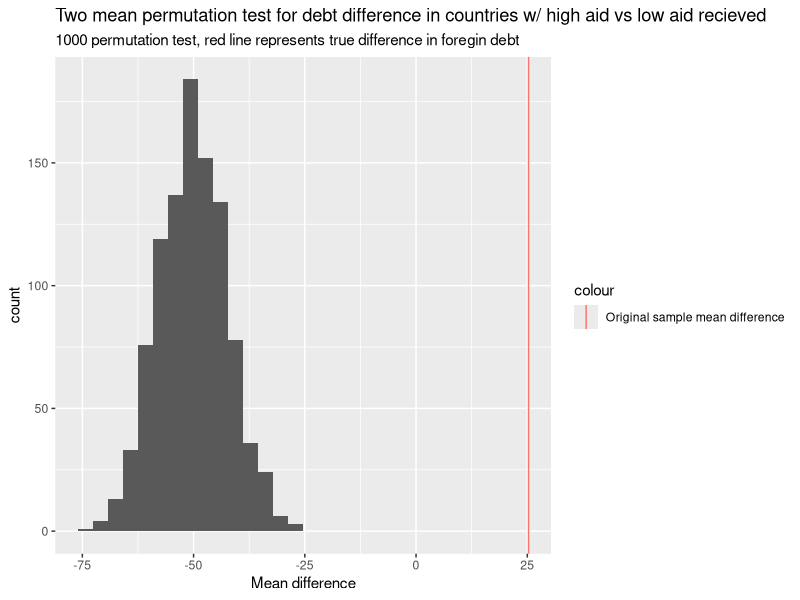

The R source for this figure:
## ---- chunk 1
knitr::opts_chunk$set(echo = FALSE)
## ---- chunk 2

# setting up libraries, reading in datasets

library(tidyverse)

debt <- read.csv("debt.csv")
aid <- read.csv("aid.csv")


# tidying datasets

aid_edit <- aid %>%
  select(-country)

debt_edit <- debt %>%
  select(-country)

aid <- aid %>%
  gather(colnames(aid_edit), key = "year", value = "dollars_per_person")

debt <- debt %>%
  gather(colnames(debt_edit), key = "year", value = "percent_GNI")

aid$year <- parse_number(aid$year)
debt$year <- parse_number(debt$year)

# joining aid and debt datasets

capital <- inner_join(aid,debt, by = "country")

# cleaning capital dataset to be conducive to analysis
# removed negative aid figures from debt data due to ambiguity in meaning

capital <- capital %>%
  filter(year.x == year.y) %>%
  mutate("year" = year.x) %>%
  select(-year.x,-year.y) %>%
  drop_na() %>%
  filter(dollars_per_person >= 0)

## ---- chunk 3
# perm function

perm_mean <- function(perms = 1000, values, n1)
{
  ## Variables ##
  # perms: The number of permutations 
  # values (num): 
  # n1 (int): Size of group 1
  ###############
  
  # Step 1:
  # Create vector of zeroes of length "perms" to store
  # permuted mean differnces
  
  mean_diff <- vector("double", length = perms)
  
  # Loop throught number of permutations
  for (i in c(1:perms))
  {
    # Step 2:
    # Randomly separate vector "values" into disjoint 
    # groups of size "n1" and "length(values) - n1" respectively
    
    mean_sep1 <- sample(values, n1, replace = T)
    mean_sep2 <- setdiff(values, mean_sep1)
    
    
    # Step 3:
    # Compute the sample means for the two groups from 
    # step 2
    
    mean_value1 <- mean(mean_sep1)
    mean_value2 <- mean(mean_sep2)
    
    # Step 4: 
    # Compute the difference in sample means, store the
    # value in the vector from step 1
    
    mean_diff[i] <- mean_value1 - mean_value2
  }
  # Step 5:
  # Return new updated vector, created in step 1
    
  return(mean_diff)
  
}
## ---- chunk 4

#unique function

high_low <- function(value, median){
  result = ""
  if(value >= median){
    result = "high"
  }
  else{
    result = "low"
  }
  return(result)
}

#map function

aid_level <- map(capital$dollars_per_person,high_low,median(capital$dollars_per_person))
## ---- chunk 5

# adding groups to dataset

capital <- capital %>%
  mutate(aid_groups = as.character(aid_level))

# creating dataset to test

testing_capital <- capital %>%
  select(aid_groups,percent_GNI)

#datasets to determine size and means of groups

size_test <- testing_capital %>%
  filter(aid_groups == "high")

aid_low <- testing_capital %>%
  filter(aid_groups == "low")

#results of the permutation test

perm_result <- perm_mean(perms = 1000, testing_capital$percent_GNI, nrow(size_test))

#calculating true mean difference for testing sake

mean_low <- mean(aid_low$percent_GNI)
mean_high <- mean(size_test$percent_GNI)


mean_diff <- mean_high - mean_low
## ---- chunk 6
ggplot() +
  geom_histogram(mapping = aes(x=perm_result)) +
  geom_vline(mapping = aes(xintercept = mean_diff, color = "Original sample mean difference")) +
  labs(title = "Two mean permutation test for debt difference in countries w/ high aid vs low aid recieved", subtitle = "1000 permutation test, red line represents true difference in foregin debt", x = "Mean difference")
## ---- chunk 7
percentile.data <- sum(perm_result<mean_diff)/1000

print(percentile.data)
## ---- chunk 8
print(mean_diff)
